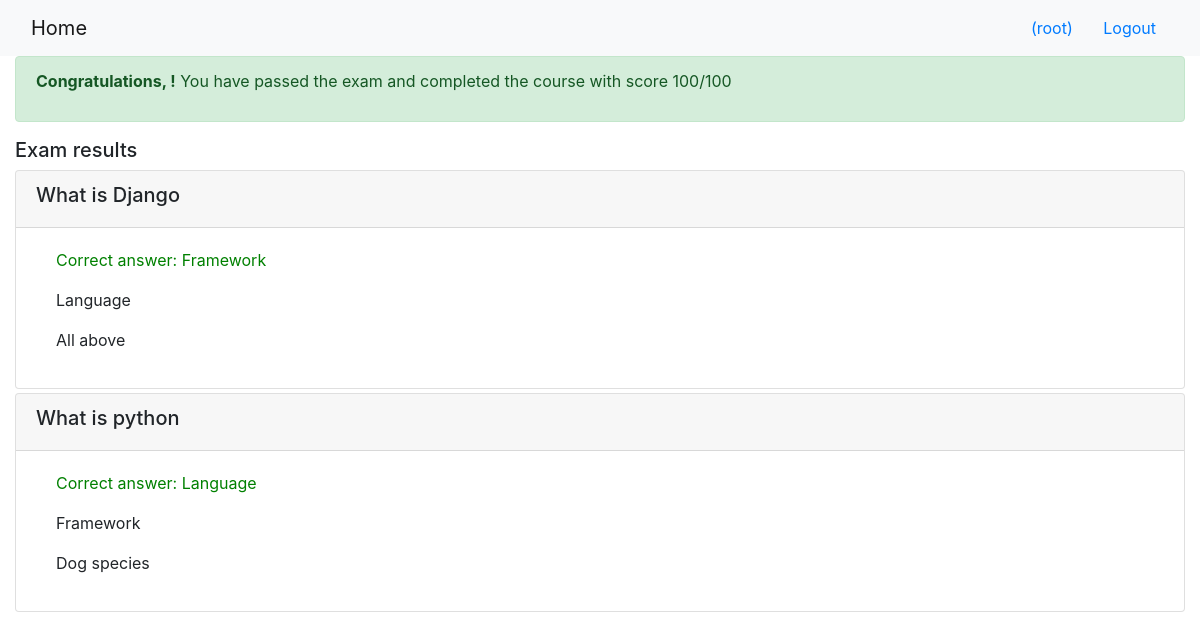
The page /onlinecourse/course/1/submission/1/result/ (signed in) on the database its author committed.
### onlinecourse/models.py (models this page shows, shortened)
class Question(models.Model):
    lesson = models.ForeignKey(Lesson, on_delete=models.CASCADE)
    question_text = models.CharField(max_length=500)
    grade = models.IntegerField(default=0)
    course = models.ManyToManyField(Course)

class Choice(models.Model):
    question = models.ForeignKey(Question, on_delete=models.CASCADE)
    content = models.CharField(max_length=50)
    is_correct = models.BooleanField()

### onlinecourse/views.py (the view)
# urls.py: path('course/<int:course_id>/submission/<int:submission_id>/result/', views.show_exam_result, name='show_exam_result'),
def show_exam_result(request, course_id, submission_id):
    course = get_object_or_404(Course, pk=course_id)
    submission = get_object_or_404(Submission, pk=submission_id)
    choice_ids = submission.chocies.all()
    total = 0
    num_choices = 0
    questions = course.question_set.all()
    for question in questions:
        num_choices += question.choice_set.filter(is_correct = True).count()
    for choice_id in choice_ids:
        if (Choice.objects.get(id=choice_id.id).is_correct):
            total += 1
    grade = (total/num_choices)*100
    context = {'grade': int(grade),
    'course': course,
    'selected_ids': choice_ids
    }
    return render(request, 'onlinecourse/exam_result_bootstrap.html', context)

### onlinecourse/templates/onlinecourse/exam_result_bootstrap.html (shortened to what this page needs)
<!DOCTYPE html>
<html lang="en">
<head>
    {% load static %}
    <link rel="stylesheet" href="https://maxcdn.bootstrapcdn.com/bootstrap/4.5.2/css/bootstrap.min.css">
</head>
<body>
 <nav class="navbar navbar-light bg-light">
    <div class="container-fluid">
        <div class="navbar-header">
              <a class="navbar-brand" href="{% url 'onlinecourse:index' %}">Home</a>
        </div>
        <ul class="nav navbar-nav navbar-right">
            {% if user.is_authenticated %}
            <li>
                <a class="btn btn-link" href="#">{{ user.first_name }}({{ user.username }})</a>
                <a class="btn btn-link" href="{% url 'onlinecourse:logout' %}">Logout</a>
            </li>
            {% endif %}
        </ul>
    </div>
</nav>
<div class="container-fluid">
    {% if grade == 100 %}
    <div class="alert alert-success">
       <p><strong>Congratulations, {{ user.first_name }}!</strong> You have passed the exam and completed the course with score {{grade}}/100</p>
    </div>
        {% else %}
        <div class="alert alert-danger">
             <p><strong>Failed Sorry, {{ user.first_name }}!</strong> You have failed exam with score {{grade}}/100</p>
        </div>
        <a class="btn btn-link text-danger" href="{% url 'onlinecourse:course_details' course.id %}">Re-test</a>
        {% endif %}
        <div class="card-columns-vertical mt-1">
        <h5 class="">Exam results</h5>
            {% for question in course.question_set.all %}
                    <div class="card mt-1">
                        <div class="card-header"><h5>{{question.question_text}}</h5></div>
                        <div class="card-body">
                            {% for choice in question.choice_set.all %}
                                <div class="form-check">
                                    <label class="form-check-label">
                                        {% if choice.is_correct and choice in selected_ids %}
                                            <p style="color: green;">Correct answer:  {{ choice.content }}</p>
                                        {% elif choice.is_correct %}
                                            <p style="color: orange;">Not selected: {{ choice.content }}</p>
                                        {% else %}
                                            <p>{{ choice.content }}</p>
                                        {% endif %}
                                    </label>
                                </div>
                            {% endfor %}
                        </div>
                    </div>
                {% endfor %}
        </div>
    </div>
</body>
</html>

### rows shown on the page
Question: question_text "What is Django"
Choice: content "Framework"
Choice: content "Language"
Choice: content "All above"
Question: question_text "What is python"
Choice: content "Language"
Choice: content "Framework"
Choice: content "Dog species"

### other values the page prints
{{ user.username }} "root"
{{ grade }} "100"
